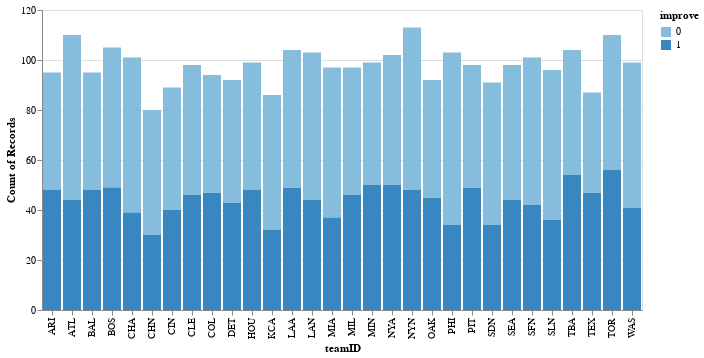

The notebook cell saved with this chart:
### Markdown cell above
## Visulizations

### Code cell
alt.Chart(train).mark_bar().encode(
    y='count(playerID)',
    x='teamID',
    color = 'improve:O'
)

### Figure 1 — Vega-Lite specification as saved in the notebook (floating-point values rounded to 4 significant figures; data arrays with more than 128 entries replaced by an {"elided": "..."} marker saying what was removed)
{"config": {"view": {"continuousWidth": 300, "continuousHeight": 300}}, "data": {"name": "data-d7ff3f21a4d29817e829c3e279f42029"}, "mark": {"type": "bar"}, "encoding": {"color": {"field": "improve", "type": "ordinal"}, "x": {"field": "teamID", "type": "nominal"}, "y": {"aggregate": "count", "field": "playerID", "type": "nominal"}}, "$schema": "https://vega.github.io/schema/vega-lite/v5.17.0.json", "datasets": {"data-d7ff3f21a4d29817e829c3e279f42029": {"elided": "2938 records"}}}
